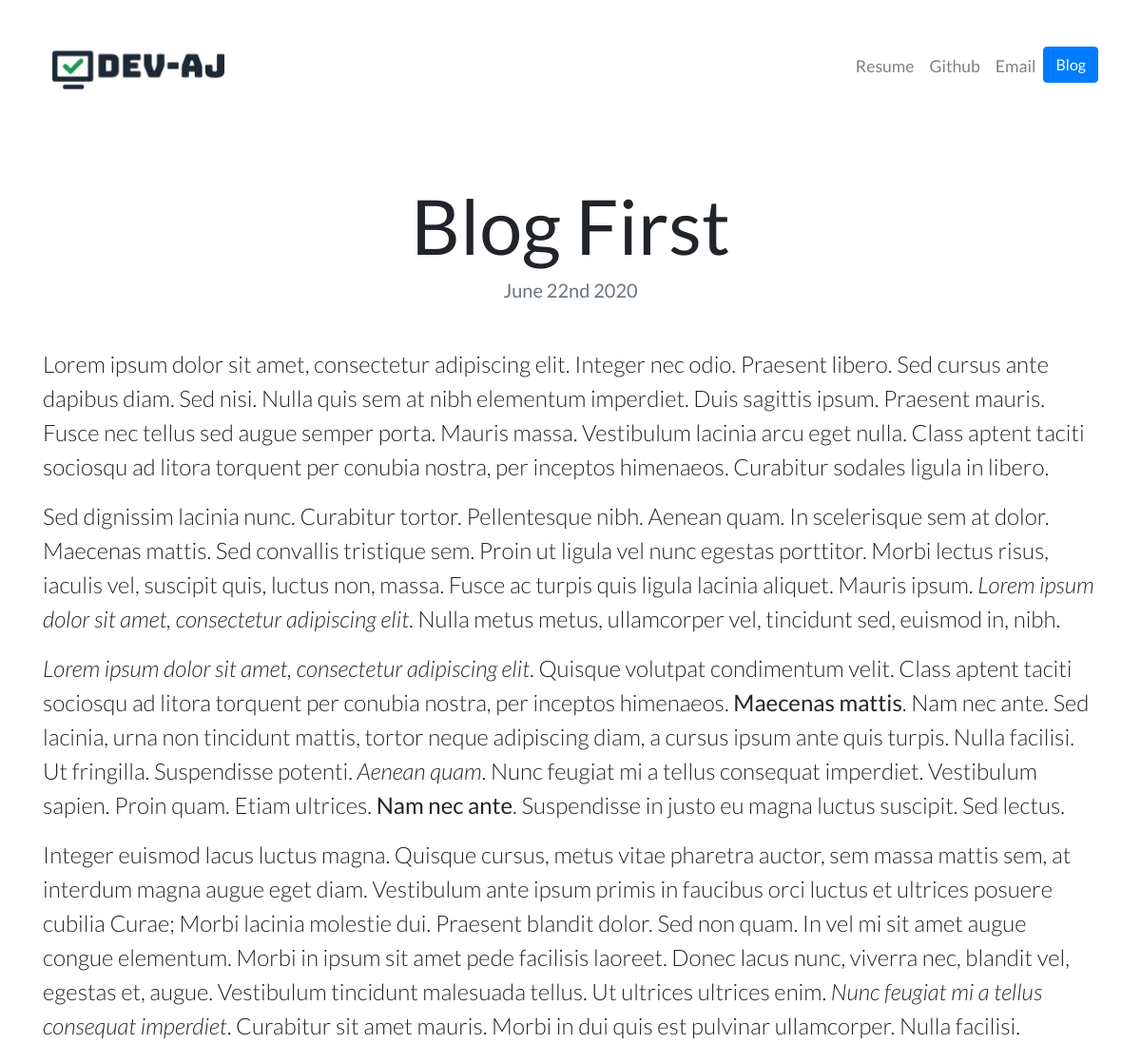
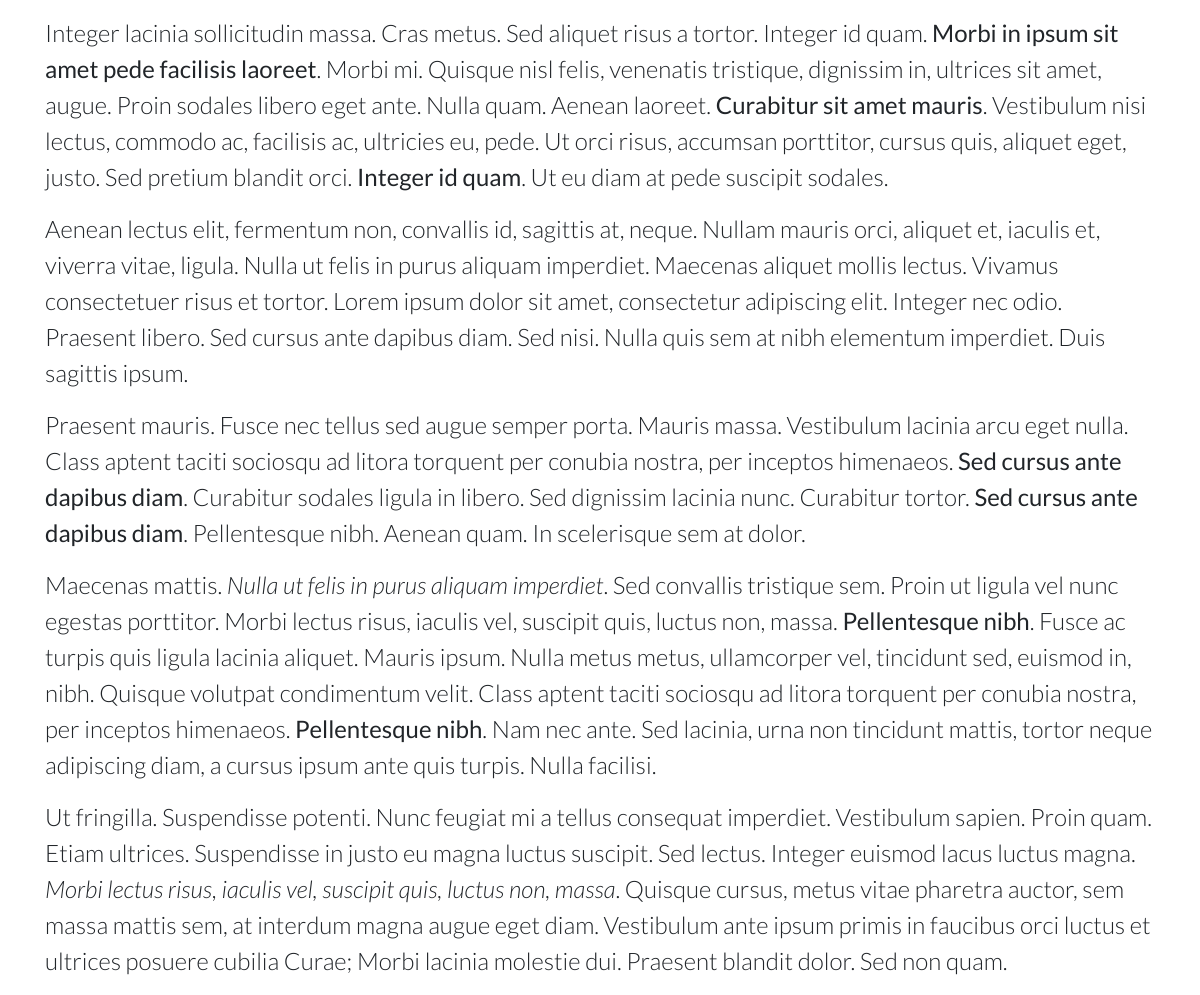
The page /blog/1 on the database its author committed (2 pictures, top to bottom).
### blog/models.py (models this page shows)
class Blog(models.Model):
    title = models.CharField(max_length=100)
    date = models. DateField()
    url = models.URLField()
    content = models.TextField()
    image = models.ImageField(upload_to = 'blog_image')

### blog/views.py (the view)
# urls.py: path('<int:blog_id>', views.content, name= 'blog_content'),
def content(request, blog_id):
    blog = get_object_or_404(Blog, pk=blog_id)
    return render(request, 'blog/blog_content.html', {'blog': blog})

### blog/templates/blog/blog_content.html
{% extends "portfolio/base.html" %}
{% load static %}
{% block content %}
<h1 class="text-center mt-5" id="blogdetailtitle">{{ blog.title }}</h1>
<h5 class="text-center text-muted mb-5">{{ blog.date|date:'F jS Y' }}</h5>
{{ blog.content|safe }}
{% endblock %}

### portfolio/static/portfolio/custom.css (style rules this page uses)
body { font-family: 'Lato', sans-serif; font-weight: 400; }
p { font-size: 1.5rem; font-weight: 300; }
@media (min-width: 992px) { #blogdetailtitle { font-size: 5rem; } }

### rows shown on the page
Blog: title "Blog First", date "June 22nd 2020", content "Lorem ipsum dolor sit amet, consectetur adipiscing elit. Integer nec odio. Praesent libero. Sed cursus ante dapibus diam. Sed nisi. Nulla quis sem at nibh elementum imperdiet. Duis sagittis ipsum. Praesent mauris. Fusce nec tellus sed augue semper porta. Mauris massa. Vestibulum lacinia arcu eget nulla. Class aptent taciti sociosqu ad litora torquent per conubia nostra, per inceptos himenaeos. Curabitur sodales ligula in libero. Sed dignissim lacinia nunc. Curabitur tortor. Pellentesque nibh. Aenean quam. In scelerisque sem at dolor. Maecenas mattis. Sed convallis tristique sem. Proin ut ligula vel nunc egestas porttitor. Morbi lectus risus, iaculis vel, suscipit quis, luctus non, massa.…"
